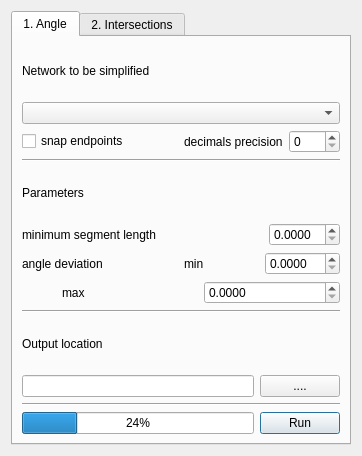
<?xml version="1.0" encoding="UTF-8"?>
<ui version="4.0">
 <class>MergeLinesDialogBase</class>
 <widget class="QDialog" name="MergeLinesDialogBase">
  <property name="geometry">
   <rect>
    <x>0</x>
    <y>0</y>
    <width>362</width>
    <height>456</height>
   </rect>
  </property>
  <property name="sizePolicy">
   <sizepolicy hsizetype="Fixed" vsizetype="Fixed">
    <horstretch>0</horstretch>
    <verstretch>0</verstretch>
   </sizepolicy>
  </property>
  <property name="windowTitle">
   <string>MergeLines</string>
  </property>
  <layout class="QGridLayout" name="gridLayout_3">
   <item row="0" column="0">
    <widget class="QTabWidget" name="tabWidget">
     <property name="currentIndex">
      <number>0</number>
     </property>
     <widget class="QWidget" name="tab">
      <attribute name="title">
       <string>1. Angle</string>
      </attribute>
      <layout class="QVBoxLayout" name="verticalLayout_2">
       <item>
        <layout class="QGridLayout" name="gridLayout_2">
         <item row="1" column="0">
          <widget class="QComboBox" name="InputCombo1"/>
         </item>
         <item row="8" column="0">
          <widget class="Line" name="line_5">
           <property name="orientation">
            <enum>Qt::Horizontal</enum>
           </property>
          </widget>
         </item>
         <item row="0" column="0">
          <widget class="QLabel" name="label_36">
           <property name="text">
            <string>Network to be simplified </string>
           </property>
          </widget>
         </item>
         <item row="9" column="0">
          <widget class="QLabel" name="label_55">
           <property name="text">
            <string>Output location</string>
           </property>
          </widget>
         </item>
         <item row="11" column="0">
          <widget class="Line" name="line_4">
           <property name="orientation">
            <enum>Qt::Horizontal</enum>
           </property>
          </widget>
         </item>
         <item row="4" column="0">
          <widget class="QLabel" name="label_6">
           <property name="text">
            <string>Parameters</string>
           </property>
          </widget>
         </item>
         <item row="3" column="0">
          <widget class="Line" name="line_6">
           <property name="orientation">
            <enum>Qt::Horizontal</enum>
           </property>
          </widget>
         </item>
         <item row="7" column="0">
          <layout class="QHBoxLayout" name="horizontalLayout_8">
           <item>
            <spacer name="horizontalSpacer_2">
             <property name="orientation">
              <enum>Qt::Horizontal</enum>
             </property>
             <property name="sizeType">
              <enum>QSizePolicy::Preferred</enum>
             </property>
             <property name="sizeHint" stdset="0">
              <size>
               <width>40</width>
               <height>20</height>
              </size>
             </property>
            </spacer>
           </item>
           <item>
            <layout class="QHBoxLayout" name="horizontalLayout_24">
             <item>
              <widget class="QLabel" name="label_44">
               <property name="text">
                <string>max</string>
               </property>
              </widget>
             </item>
             <item>
              <widget class="QDoubleSpinBox" name="maxAngleDevCombo">
               <property name="decimals">
                <number>4</number>
               </property>
              </widget>
             </item>
            </layout>
           </item>
          </layout>
         </item>
         <item row="12" column="0">
          <layout class="QHBoxLayout" name="horizontalLayout_7">
           <item>
            <widget class="QProgressBar" name="progressBar1">
             <property name="value">
              <number>24</number>
             </property>
            </widget>
           </item>
           <item>
            <widget class="QPushButton" name="run1">
             <property name="layoutDirection">
              <enum>Qt::RightToLeft</enum>
             </property>
             <property name="text">
              <string>Run</string>
             </property>
            </widget>
           </item>
          </layout>
         </item>
         <item row="6" column="0">
          <layout class="QHBoxLayout" name="horizontalLayout_13">
           <item>
            <widget class="QLabel" name="label_46">
             <property name="text">
              <string>angle deviation</string>
             </property>
            </widget>
           </item>
           <item>
            <layout class="QHBoxLayout" name="horizontalLayout_25">
             <item>
              <widget class="QLabel" name="label_47">
               <property name="text">
                <string>min</string>
               </property>
              </widget>
             </item>
             <item>
              <widget class="QDoubleSpinBox" name="minAngleDevCombo">
               <property name="decimals">
                <number>4</number>
               </property>
              </widget>
             </item>
            </layout>
           </item>
          </layout>
         </item>
         <item row="10" column="0">
          <layout class="QHBoxLayout" name="horizontalLayout_26">
           <item>
            <widget class="QLineEdit" name="outputText"/>
           </item>
           <item>
            <widget class="QPushButton" name="outputBrowse">
             <property name="text">
              <string>....</string>
             </property>
            </widget>
           </item>
          </layout>
         </item>
         <item row="5" column="0">
          <layout class="QHBoxLayout" name="horizontalLayout_3">
           <item>
            <widget class="QLabel" name="label_54">
             <property name="text">
              <string>minimum segment length</string>
             </property>
            </widget>
           </item>
           <item>
            <widget class="QDoubleSpinBox" name="minSegLengthCombo">
             <property name="sizePolicy">
              <sizepolicy hsizetype="Fixed" vsizetype="Fixed">
               <horstretch>0</horstretch>
               <verstretch>0</verstretch>
              </sizepolicy>
             </property>
             <property name="decimals">
              <number>4</number>
             </property>
            </widget>
           </item>
          </layout>
         </item>
         <item row="2" column="0">
          <layout class="QHBoxLayout" name="horizontalLayout_44">
           <item>
            <widget class="QCheckBox" name="snapTickBox1">
             <property name="text">
              <string>snap endpoints</string>
             </property>
            </widget>
           </item>
           <item>
            <layout class="QHBoxLayout" name="horizontalLayout_45">
             <item>
              <widget class="QLabel" name="label_66">
               <property name="text">
                <string>decimals precision</string>
               </property>
              </widget>
             </item>
             <item>
              <widget class="QDoubleSpinBox" name="decimalsCombo1">
               <property name="decimals">
                <number>0</number>
               </property>
              </widget>
             </item>
            </layout>
           </item>
          </layout>
         </item>
        </layout>
       </item>
      </layout>
     </widget>
     <widget class="QWidget" name="tab_2">
      <attribute name="title">
       <string>2. Intersections</string>
      </attribute>
      <layout class="QVBoxLayout" name="verticalLayout">
       <item>
        <layout class="QGridLayout" name="gridLayout">
         <item row="13" column="0">
          <layout class="QHBoxLayout" name="horizontalLayout_19">
           <item>
            <spacer name="horizontalSpacer_5">
             <property name="orientation">
              <enum>Qt::Horizontal</enum>
             </property>
             <property name="sizeType">
              <enum>QSizePolicy::Minimum</enum>
             </property>
             <property name="sizeHint" stdset="0">
              <size>
               <width>40</width>
               <height>20</height>
              </size>
             </property>
            </spacer>
           </item>
           <item>
            <layout class="QHBoxLayout" name="horizontalLayout_32">
             <item>
              <widget class="QLabel" name="label_62">
               <property name="text">
                <string>max</string>
               </property>
              </widget>
             </item>
             <item>
              <widget class="QDoubleSpinBox" name="maxLenDevCombo">
               <property name="decimals">
                <number>1</number>
               </property>
              </widget>
             </item>
            </layout>
           </item>
          </layout>
         </item>
         <item row="14" column="0">
          <widget class="Line" name="line_3">
           <property name="orientation">
            <enum>Qt::Horizontal</enum>
           </property>
          </widget>
         </item>
         <item row="0" column="0">
          <widget class="QLabel" name="label_2">
           <property name="text">
            <string>Network to be simplified </string>
           </property>
          </widget>
         </item>
         <item row="15" column="0">
          <widget class="QLabel" name="label_7">
           <property name="text">
            <string>Output location</string>
           </property>
          </widget>
         </item>
         <item row="4" column="0">
          <widget class="QLabel" name="label_4">
           <property name="text">
            <string>Parameters</string>
           </property>
          </widget>
         </item>
         <item row="17" column="0">
          <widget class="Line" name="line_7">
           <property name="orientation">
            <enum>Qt::Horizontal</enum>
           </property>
          </widget>
         </item>
         <item row="3" column="0">
          <widget class="Line" name="line_18">
           <property name="orientation">
            <enum>Qt::Horizontal</enum>
           </property>
          </widget>
         </item>
         <item row="16" column="0">
          <layout class="QHBoxLayout" name="horizontalLayout_20">
           <item>
            <widget class="QLineEdit" name="outputText2"/>
           </item>
           <item>
            <widget class="QPushButton" name="browseOutput2">
             <property name="text">
              <string>....</string>
             </property>
            </widget>
           </item>
          </layout>
         </item>
         <item row="18" column="0">
          <layout class="QHBoxLayout" name="horizontalLayout_21">
           <item>
            <widget class="QProgressBar" name="progressBar2">
             <property name="value">
              <number>24</number>
             </property>
            </widget>
           </item>
           <item>
            <widget class="QPushButton" name="run2">
             <property name="layoutDirection">
              <enum>Qt::RightToLeft</enum>
             </property>
             <property name="text">
              <string>Run</string>
             </property>
            </widget>
           </item>
          </layout>
         </item>
         <item row="5" column="0">
          <layout class="QHBoxLayout" name="horizontalLayout_18">
           <item>
            <widget class="QLabel" name="label_61">
             <property name="text">
              <string>intersection distance</string>
             </property>
            </widget>
           </item>
           <item>
            <widget class="QDoubleSpinBox" name="interDistCombo">
             <property name="decimals">
              <number>4</number>
             </property>
            </widget>
           </item>
          </layout>
         </item>
         <item row="12" column="0">
          <layout class="QHBoxLayout" name="horizontalLayout_42">
           <item>
            <widget class="QLabel" name="label_64">
             <property name="text">
              <string>length deviation </string>
             </property>
            </widget>
           </item>
           <item>
            <layout class="QHBoxLayout" name="horizontalLayout_43">
             <item>
              <widget class="QLabel" name="label_65">
               <property name="text">
                <string>min</string>
               </property>
              </widget>
             </item>
             <item>
              <widget class="QDoubleSpinBox" name="minLenDevCombo">
               <property name="decimals">
                <number>1</number>
               </property>
              </widget>
             </item>
            </layout>
           </item>
          </layout>
         </item>
         <item row="2" column="0">
          <layout class="QHBoxLayout" name="horizontalLayout_40">
           <item>
            <widget class="QCheckBox" name="snapTickBox2">
             <property name="text">
              <string>snap endpoints</string>
             </property>
            </widget>
           </item>
           <item>
            <layout class="QHBoxLayout" name="horizontalLayout_41">
             <item>
              <widget class="QLabel" name="label_63">
               <property name="text">
                <string>decimals precision</string>
               </property>
              </widget>
             </item>
             <item>
              <widget class="QDoubleSpinBox" name="DecimalsCombo2">
               <property name="decimals">
                <number>0</number>
               </property>
              </widget>
             </item>
            </layout>
           </item>
          </layout>
         </item>
         <item row="1" column="0">
          <widget class="QComboBox" name="inputCombo2"/>
         </item>
        </layout>
       </item>
      </layout>
     </widget>
    </widget>
   </item>
  </layout>
 </widget>
 <resources/>
 <connections/>
</ui>
